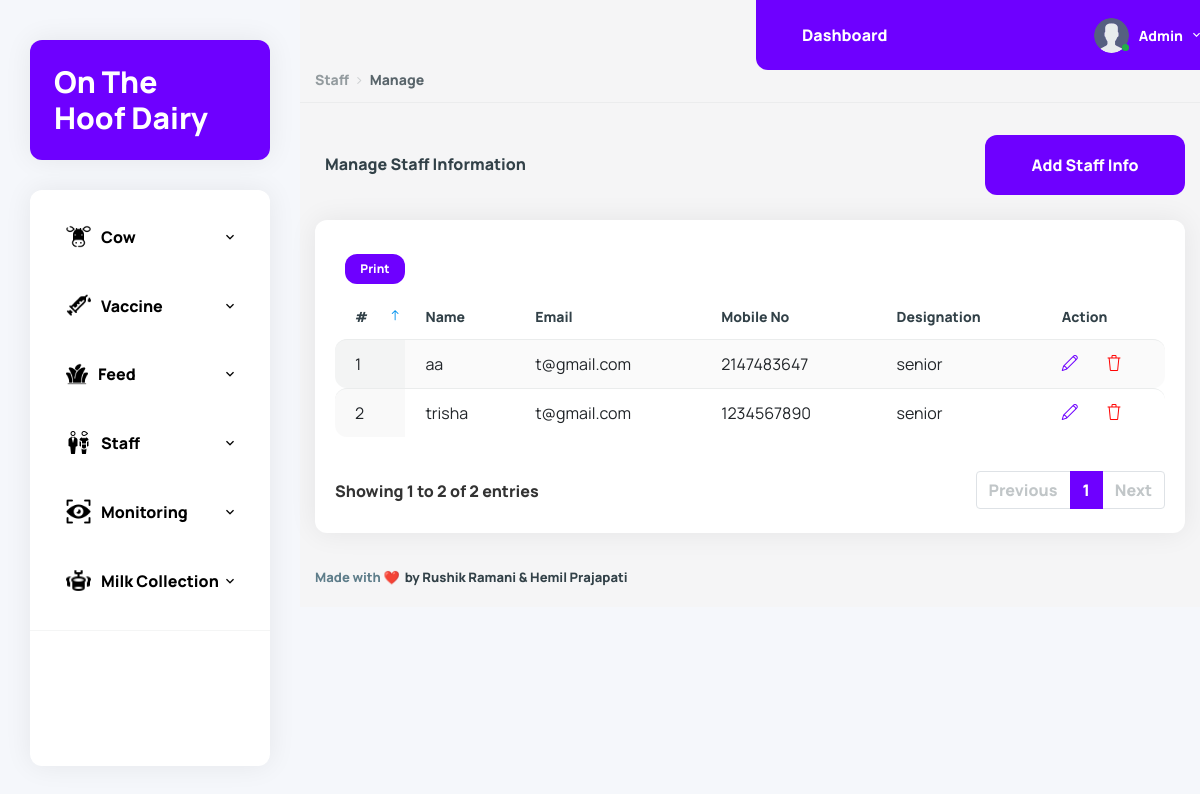
The app's page /OTHD/manage-staff.php (signed in), older data.
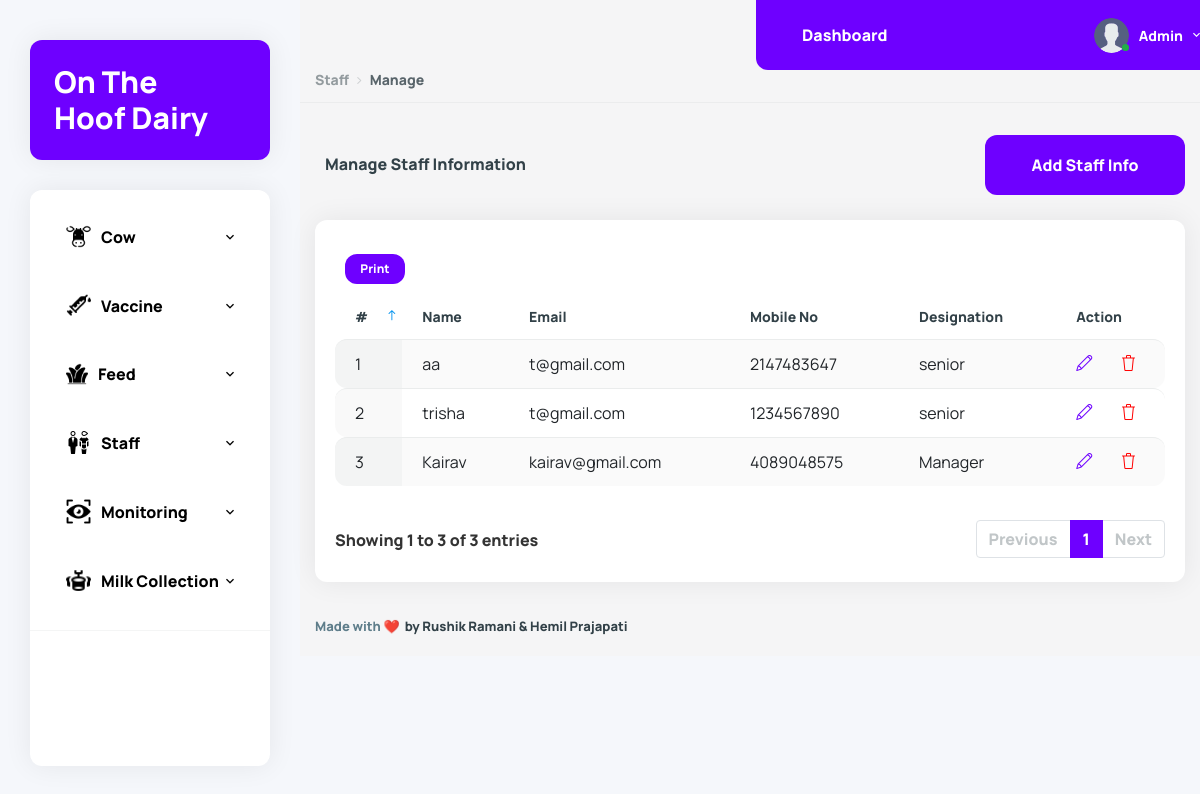
The same page, newer data.
### tables this page shows
CREATE TABLE `tblstaff` (
  `id` int(11) NOT NULL,
  `Name` varchar(255) NOT NULL,
  `Emailid` varchar(255) NOT NULL,
  `Mobileno` varchar(255) NOT NULL,
  `Designation` varchar(255) NOT NULL
);

### OTHD/manage-staff.php (the view, shortened to what this page needs)
<?php
include('includes/config.php');
if (strlen($_SESSION['aid'] == 0)) {
    header('location:logout.php');
} else {
?>
    <!DOCTYPE html>
    <html lang="en">
    <head>
        <link href="vendors/datatables.net-dt/css/jquery.dataTables.min.css" rel="stylesheet" type="text/css" />
        <link href="vendors/datatables.net-responsive-dt/css/responsive.dataTables.min.css" rel="stylesheet" type="text/css" />
        <link href="vendors/jquery-toggles/css/toggles.css" rel="stylesheet" type="text/css">
        <link href="vendors/jquery-toggles/css/themes/toggles-light.css" rel="stylesheet" type="text/css">
        <link href="dist/css/style.css" rel="stylesheet" type="text/css">
        <script src="https://cdn.tailwindcss.com"></script>
    </head>
    <body>
        <div class="hk-wrapper hk-vertical-nav ml-[300px]">
            <?php include_once('includes/navbar.php');
            include_once('includes/sidebar.php');
            ?>
            <div class="hk-pg-wrapper ml-0">
                <nav class="hk-breadcrumb" aria-label="breadcrumb">
                    <ol class="breadcrumb breadcrumb-light bg-transparent">
                        <li class="breadcrumb-item"><a href="#">Staff</a></li>
                        <li class="breadcrumb-item active" aria-current="page">Manage</li>
                    </ol>
                </nav>
                <div class="container">
                    <div class="hk-pg-header">
                        <h4 class="hk-pg-title"><span class="pg-title-icon"><span class="feather-icon"><i data-feather="database"></i></span></span>Manage Staff Information</h4>
                        <a href="add-staff.php"><button class="btn btn-danger ">Add Staff Info</button></a>
                    </div>
                    <div class="row">
                        <div class="col-xl-12">
                            <section class="hk-sec-wrapper rounded-xl">
                                <div class="row">
                                    <div class="col-sm">
                                        <div class="table-wrap">
                                            <table id="example" class="table table-hover w-100 display pb-30">
                                                <thead>
                                                    <tr>
                                                        <th>#</th>
                                                        <th>Name</th>
                                                        <th>Email</th>
                                                        <th>Mobile No</th>
                                                        <th>Designation</th>
                                                        <th>Action</th>
                                                    </tr>
                                                </thead>
                                                <tbody>
                                                    <?php
                                                    $query = mysqli_query($con, "select * from tblstaff");
                                                    $cnt = 1;
                                                    while ($row = mysqli_fetch_array($query)) {
                                                    ?>
                                                        <tr>
                                                            <td><?php echo $cnt; ?></td>
                                                            <td><?php echo $row['Name']; ?></td>
                                                            <td><?php echo $row['Emailid']; ?></td>
                                                            <td><?php echo $row['Mobileno']; ?></td>
                                                            <td><?php echo $row['Designation']; ?></td>
                                                            <td>
                                                                <a href="edit-staff.php?id=<?php echo $row['id']; ?>" class="mr-25" data-toggle="tooltip" data-original-title="Edit"> <i class="icon-pencil"></i></a>
                                                                <a href="manage-staff.php?id=<?php echo $row['id']; ?>" data-toggle="tooltip" data-original-title="Delete" onclick="return confirm('Do you really want to delete?');"> <i class="icon-trash txt-danger"></i> </a>
                                                            </td>
                                                        </tr>
                                                    <?php
                                                        $cnt++;
                                                    } ?>
                                                </tbody>
                                            </table>
                                        </div>
                                    </div>
                                </div>
                            </section>
                        </div>
                    </div>
                </div>
                <?php include_once('includes/footer.php'); ?>
            </div>
        </div>
    </body>
    </html>
<?php } ?>

Row changes from the older to the newer data that the page shows:
added tblstaff: Name "Kairav", Emailid "kairav@gmail.com", Mobileno "4089048575", Designation "Manager"
Text that changed along with them:
text written by a page script: "Print Showing 1 to 2 of 2 entries Previous 1 Next" → "Print Showing 1 to 3 of 3 entries Previous 1 Next"
